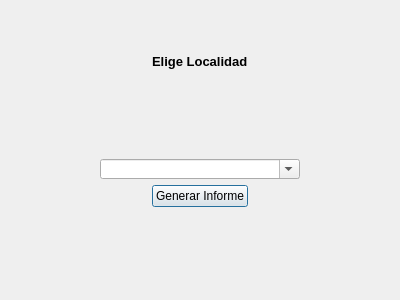
<?xml version="1.0" encoding="UTF-8"?>
<ui version="4.0">
 <class>dlgBuscaLocal</class>
 <widget class="QDialog" name="dlgBuscaLocal">
  <property name="geometry">
   <rect>
    <x>0</x>
    <y>0</y>
    <width>400</width>
    <height>300</height>
   </rect>
  </property>
  <property name="minimumSize">
   <size>
    <width>400</width>
    <height>300</height>
   </size>
  </property>
  <property name="maximumSize">
   <size>
    <width>400</width>
    <height>300</height>
   </size>
  </property>
  <property name="windowTitle">
   <string>Elige Localidad</string>
  </property>
  <property name="windowIcon">
   <iconset>
    <normaloff>../img/icono.png</normaloff>../img/icono.png</iconset>
  </property>
  <layout class="QGridLayout" name="gridLayout">
   <item row="2" column="1">
    <layout class="QVBoxLayout" name="verticalLayout">
     <item>
      <spacer name="verticalSpacer">
       <property name="orientation">
        <enum>Qt::Vertical</enum>
       </property>
       <property name="sizeHint" stdset="0">
        <size>
         <width>20</width>
         <height>20</height>
        </size>
       </property>
      </spacer>
     </item>
     <item>
      <widget class="QFontComboBox" name="fcbLocalidad">
       <property name="maximumSize">
        <size>
         <width>200</width>
         <height>20</height>
        </size>
       </property>
       <property name="currentText">
        <string/>
       </property>
      </widget>
     </item>
     <item alignment="Qt::AlignHCenter|Qt::AlignTop">
      <widget class="QPushButton" name="btnGenInforme">
       <property name="maximumSize">
        <size>
         <width>100</width>
         <height>16777215</height>
        </size>
       </property>
       <property name="text">
        <string>Generar Informe</string>
       </property>
      </widget>
     </item>
     <item>
      <spacer name="verticalSpacer_2">
       <property name="orientation">
        <enum>Qt::Vertical</enum>
       </property>
       <property name="sizeHint" stdset="0">
        <size>
         <width>20</width>
         <height>20</height>
        </size>
       </property>
      </spacer>
     </item>
    </layout>
   </item>
   <item row="1" column="1">
    <layout class="QHBoxLayout" name="horizontalLayout">
     <item>
      <spacer name="horizontalSpacer">
       <property name="orientation">
        <enum>Qt::Horizontal</enum>
       </property>
       <property name="sizeHint" stdset="0">
        <size>
         <width>40</width>
         <height>20</height>
        </size>
       </property>
      </spacer>
     </item>
     <item>
      <widget class="QLabel" name="lblEligeLocal">
       <property name="font">
        <font>
         <pointsize>10</pointsize>
         <weight>75</weight>
         <bold>true</bold>
        </font>
       </property>
       <property name="text">
        <string>Elige Localidad</string>
       </property>
      </widget>
     </item>
     <item>
      <spacer name="horizontalSpacer_2">
       <property name="orientation">
        <enum>Qt::Horizontal</enum>
       </property>
       <property name="sizeHint" stdset="0">
        <size>
         <width>40</width>
         <height>20</height>
        </size>
       </property>
      </spacer>
     </item>
    </layout>
   </item>
   <item row="2" column="0">
    <spacer name="horizontalSpacer_3">
     <property name="orientation">
      <enum>Qt::Horizontal</enum>
     </property>
     <property name="sizeHint" stdset="0">
      <size>
       <width>40</width>
       <height>20</height>
      </size>
     </property>
    </spacer>
   </item>
   <item row="2" column="2">
    <spacer name="horizontalSpacer_4">
     <property name="orientation">
      <enum>Qt::Horizontal</enum>
     </property>
     <property name="sizeHint" stdset="0">
      <size>
       <width>40</width>
       <height>20</height>
      </size>
     </property>
    </spacer>
   </item>
   <item row="0" column="1">
    <spacer name="verticalSpacer_3">
     <property name="orientation">
      <enum>Qt::Vertical</enum>
     </property>
     <property name="sizeType">
      <enum>QSizePolicy::Fixed</enum>
     </property>
     <property name="sizeHint" stdset="0">
      <size>
       <width>20</width>
       <height>40</height>
      </size>
     </property>
    </spacer>
   </item>
  </layout>
 </widget>
 <resources/>
 <connections/>
</ui>
